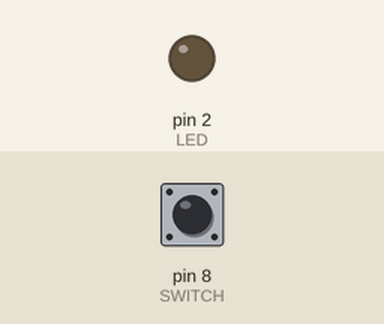
A sketch run on a simulated Arduino Uno, built with avr-gcc and run on an emulated ATmega328P. Shown: output pins drawn as LEDs (lit = HIGH). The test bench sets the inputs (shaded band); at power-on: pin 8 (SWITCH) LOW.

Above: at 1.2 s.
1.3 s: pin 8 (SWITCH) pulled HIGH for 0.15 s
At 1.37 s:
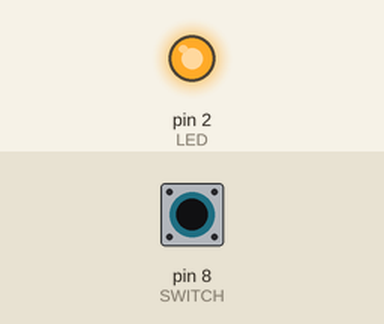
2.9 s: pin 8 (SWITCH) pulled HIGH for 3.2 s
At 6.8 s:
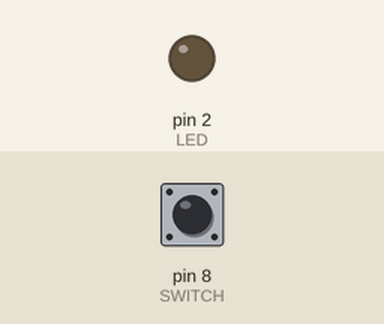
Timing chart, 0 to 8.3 s (numbered marks = the images above; inputs shaded):
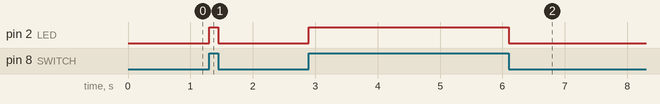

The sketch:

sketch_may8a.ino
```cpp
#define SWITCH 8
#define LED 2

void setup() {
  pinMode(SWITCH,INPUT);
  pinMode(LED,OUTPUT);

}

void loop() {
 if(digitalRead(8)==1)
 {
  digitalWrite(LED,1);
 }
 else
 {
  digitalWrite(LED,0);
 }

}
```

Measured:
- after the input at 1.3 s, pin 2 (LED): LOW → HIGH at once, → LOW 0.15 s later
- after the input at 2.9 s, pin 2 (LED): LOW → HIGH at once, → LOW 3.2 s later
